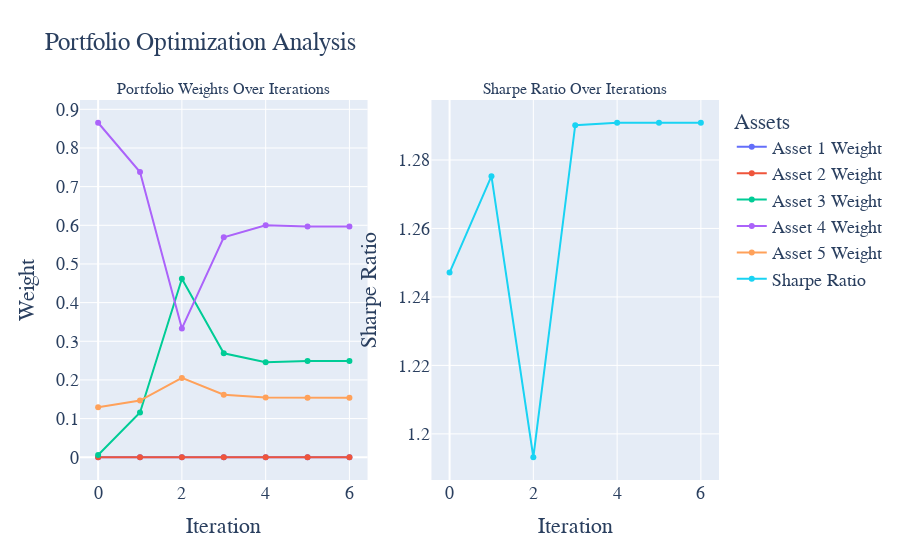

Source (notebook cell):
### Code cell
fig = make_subplots(rows=1, cols=2, subplot_titles=("Portfolio Weights Over Iterations", "Sharpe Ratio Over Iterations"))

for i in range(len(selected_returns)):
    fig.add_trace(go.Scatter(x=list(range(len(weights_history))), 
                             y=[h[i] for h in weights_history], 
                             mode='lines+markers', 
                             name=f'Asset {i+1} Weight'), 
                  row=1, col=1)

fig.add_trace(go.Scatter(x=list(range(len(sharpe_history))), 
                         y=sharpe_history, 
                         mode='lines+markers', 
                         name='Sharpe Ratio'), 
              row=1, col=2)

fig.update_layout(title_text='Portfolio Optimization Analysis',
                  xaxis_title='Iteration',
                  yaxis_title='Weight',
                  legend_title='Assets',
                    font=dict(
                        family="Cambria",
                        size=18,
                    )
)

# Update xaxis and yaxis properties for Sharpe Ratio subplot
fig.update_xaxes(title_text="Iteration", row=1, col=2)
fig.update_yaxes(title_text="Sharpe Ratio", row=1, col=2)

fig.show()

#fig.write_html("SLSQPDemo.html")
#fig.write_image("SLSQPDemo.png", format='png', width=1920, height=1080)

### Figure 1 — Plotly figure (JSON) as saved in the notebook; plotly's stock layout.template omitted (floating-point values rounded to 4 significant figures)
{"data": [{"mode": "lines+markers", "name": "Asset 1 Weight", "type": "scatter", "x": [0, 1, 2, 3, 4, 5, 6], "xaxis": "x", "y": [0, 0, 0, 0, 1.373e-16, 0, 0], "yaxis": "y"}, {"mode": "lines+markers", "name": "Asset 2 Weight", "type": "scatter", "x": [0, 1, 2, 3, 4, 5, 6], "xaxis": "x", "y": [1.943e-16, 1.462e-16, 1.02e-16, 2.71e-17, 6.066e-19, 1.121e-16, 1.121e-16], "yaxis": "y"}, {"mode": "lines+markers", "name": "Asset 3 Weight", "type": "scatter", "x": [0, 1, 2, 3, 4, 5, 6], "xaxis": "x", "y": [0.00569, 0.1156, 0.4616, 0.2689, 0.2456, 0.249, 0.249], "yaxis": "y"}, {"mode": "lines+markers", "name": "Asset 4 Weight", "type": "scatter", "x": [0, 1, 2, 3, 4, 5, 6], "xaxis": "x", "y": [0.8652, 0.7379, 0.3332, 0.5691, 0.5999, 0.5971, 0.5971], "yaxis": "y"}, {"mode": "lines+markers", "name": "Asset 5 Weight", "type": "scatter", "x": [0, 1, 2, 3, 4, 5, 6], "xaxis": "x", "y": [0.1291, 0.1465, 0.2052, 0.1619, 0.1544, 0.1539, 0.1539], "yaxis": "y"}, {"mode": "lines+markers", "name": "Sharpe Ratio", "type": "scatter", "x": [0, 1, 2, 3, 4, 5, 6], "xaxis": "x2", "y": [1.247, 1.275, 1.193, 1.29, 1.291, 1.291, 1.291], "yaxis": "y2"}], "layout": {"annotations": [{"font": {"size": 16}, "showarrow": false, "text": "Portfolio Weights Over Iterations", "x": 0.225, "xanchor": "center", "xref": "paper", "y": 1, "yanchor": "bottom", "yref": "paper"}, {"font": {"size": 16}, "showarrow": false, "text": "Sharpe Ratio Over Iterations", "x": 0.775, "xanchor": "center", "xref": "paper", "y": 1, "yanchor": "bottom", "yref": "paper"}], "font": {"family": "Cambria", "size": 18}, "legend": {"title": {"text": "Assets"}}, "title": {"text": "Portfolio Optimization Analysis"}, "xaxis": {"anchor": "y", "domain": [0, 0.45], "title": {"text": "Iteration"}}, "xaxis2": {"anchor": "y2", "domain": [0.55, 1], "title": {"text": "Iteration"}}, "yaxis": {"anchor": "x", "domain": [0, 1], "title": {"text": "Weight"}}, "yaxis2": {"anchor": "x2", "domain": [0, 1], "title": {"text": "Sharpe Ratio"}}}}
